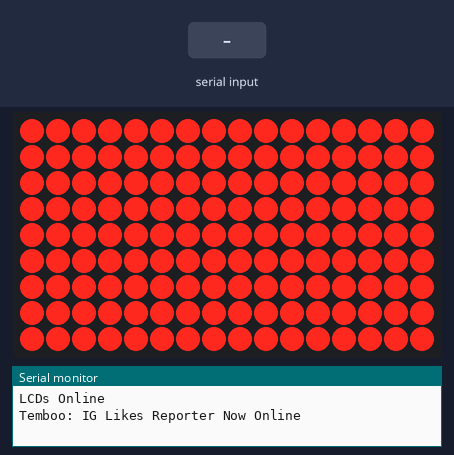
This sketch was run on a simulated Arduino Uno, built with avr-gcc and run on an emulated ATmega328P. Shown: 16×9 LED matrix, the last lines printed to the serial monitor. The inputs (shaded band) are chosen by the test bench.

Above: at 1.7 s.
1.8 s: "<90,45,200>" received over Serial
At 7.5 s:
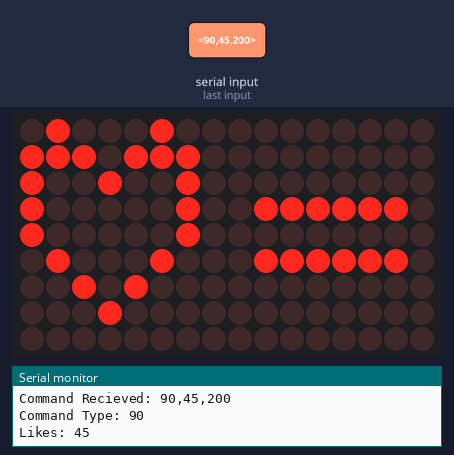
At 9.7 s:
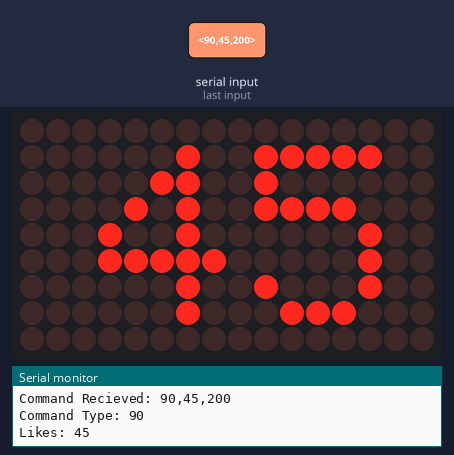
Timing chart, 0 to 11.2 s (numbered marks = the images above; inputs shaded):
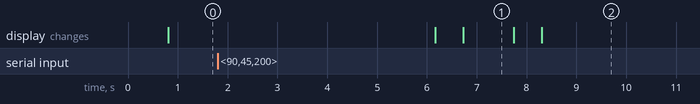

Measured:
- after the input at 1.8 s, the display: first changes after 4.4 s (image 1 shows a later state)
- what the display in image 1 shows lasts 1.0 s, from 6.7 s to 7.7 s

The sketch:

tembooLikes.ino
```cpp
#include <Wire.h>
#include <Adafruit_GFX.h>
#include <Adafruit_IS31FL3731.h>

//set up adafruit LCD backpack
Adafruit_IS31FL3731 matrix = Adafruit_IS31FL3731();

//lookup table to for more visible brightness changes
uint8_t sweep[] = {1, 2, 3, 4, 6, 8, 10, 15, 20, 30, 40, 60, 60, 40, 30, 20, 15, 10, 8, 6, 4, 3, 2, 1};

//set up vars for serial control
const byte numChars = 32;
char receivedChars[numChars];
char tempChars[numChars];

// variables to hold the parsed data
char commandType[numChars] = {0}; //get command type, in this example only IG is recognized
int totalLikes = 0;
boolean newData = false;

//============

void setup() {
  Serial.begin(19200);
  //verify LCD is connected
  if (! matrix.begin()) {
    Serial.println("LCDs Not Found");
    while (1);
   }
    Serial.println("LCDs Online");
    delay(500);
    Serial.println("Temboo: IG Likes Reporter Now Online");
  }

//============

void loop() {
    waitFade();
    recvWithStartEndMarkers();
    if (newData == true) {
        strcpy(tempChars, receivedChars);
        parseData();
        showCommand();
        runLCD();
        newData = false;
        delay(1000);
        Serial.print("No new data, returning to idle.");
        waitFade();

    }
}

//============

void recvWithStartEndMarkers() {
    static boolean recvInProgress = false;
    static byte ndx = 0;
    char startMarker = '<';
    char endMarker = '>';
    char rc;

    //get serial data
    while (Serial.available() > 0 && newData == false) {
        rc = Serial.read();

        if (recvInProgress == true) {
            if (rc != endMarker) {
                receivedChars[ndx] = rc;
                ndx++;
                if (ndx >= numChars) {
                    ndx = numChars - 1;
                }
            }
            else {
                receivedChars[ndx] = '\0'; // terminate the string
                recvInProgress = false;
                ndx = 0;
                newData = true;
            }
        }

        else if (rc == startMarker) {
            recvInProgress = true;
        }
    }
}

//============

void parseData() {
    char * strtokIndx; // this is used by strtok() as an index

    strtokIndx = strtok(tempChars,",");      // get the first part - the string
    strcpy(commandType, strtokIndx); // copy it to commandType

    strtokIndx = strtok(NULL, ","); // get next value
    totalLikes = atoi(strtokIndx);     // convert this part to an integer


}

//============

void showCommand() {
    //return command info back over serial to sender
    Serial.print("Command Recieved: ");
    Serial.println(receivedChars);
    Serial.print("Command Type: ");
    Serial.println(commandType);
    Serial.print("Likes: ");
    Serial.println(totalLikes);
}
//============

void runLCD() {
  matrix.clear();
  matrix.setTextSize(1);
  matrix.setTextWrap(false);
  matrix.setTextColor(100);
  for (int8_t x=0; x>=-32; x--) {
    matrix.clear();
    matrix.setCursor(x,0);
    matrix.print("TEMBOO!");
    //delay(100);
  }
  matrix.clear();

  delay(500);
  //draw heart and = sign
  matrix.drawPixel(0,1,255);
  matrix.drawPixel(0,2,255);
  matrix.drawPixel(0,3,255);
  matrix.drawPixel(0,4,255);
  matrix.drawPixel(1,0,255);
  matrix.drawPixel(1,1,255);
  matrix.drawPixel(1,5,255);
  matrix.drawPixel(2,1,255);
  matrix.drawPixel(2,6,255);
  matrix.drawPixel(3,2,255);
  matrix.drawPixel(3,7,255);
  matrix.drawPixel(4,1,255);
  matrix.drawPixel(4,6,255);
  matrix.drawPixel(5,0,255);
  matrix.drawPixel(5,1,255);
  matrix.drawPixel(5,5,255);
  matrix.drawPixel(6,1,255);
  matrix.drawPixel(6,2,255);
  matrix.drawPixel(6,3,255);
  matrix.drawPixel(6,4,255);
  matrix.drawPixel(9,3,100);
  matrix.drawPixel(10,3,100);
  matrix.drawPixel(11,3,100);
  matrix.drawPixel(12,3,100);
  matrix.drawPixel(13,3,100);
  matrix.drawPixel(14,3,100);
  matrix.drawPixel(9,5,100);
  matrix.drawPixel(10,5,100);
  matrix.drawPixel(11,5,100);
  matrix.drawPixel(12,5,100);
  matrix.drawPixel(13,5,100);
  matrix.drawPixel(14,5,100);
  delay(1000);
  matrix.clear();
  delay(500);
  matrix.clear();
  matrix.setCursor(3,1);
  matrix.print(totalLikes);
  delay(4000);
}

void waitFade(){
    //idle fading
    for (uint8_t incr = 0; incr < 24; incr++)
    for (uint8_t x = 0; x < 16; x++)
      for (uint8_t y = 0; y < 9; y++)
        matrix.drawPixel(x, y, sweep[(x+y+incr)%24]);
     delay(20);
}
```
